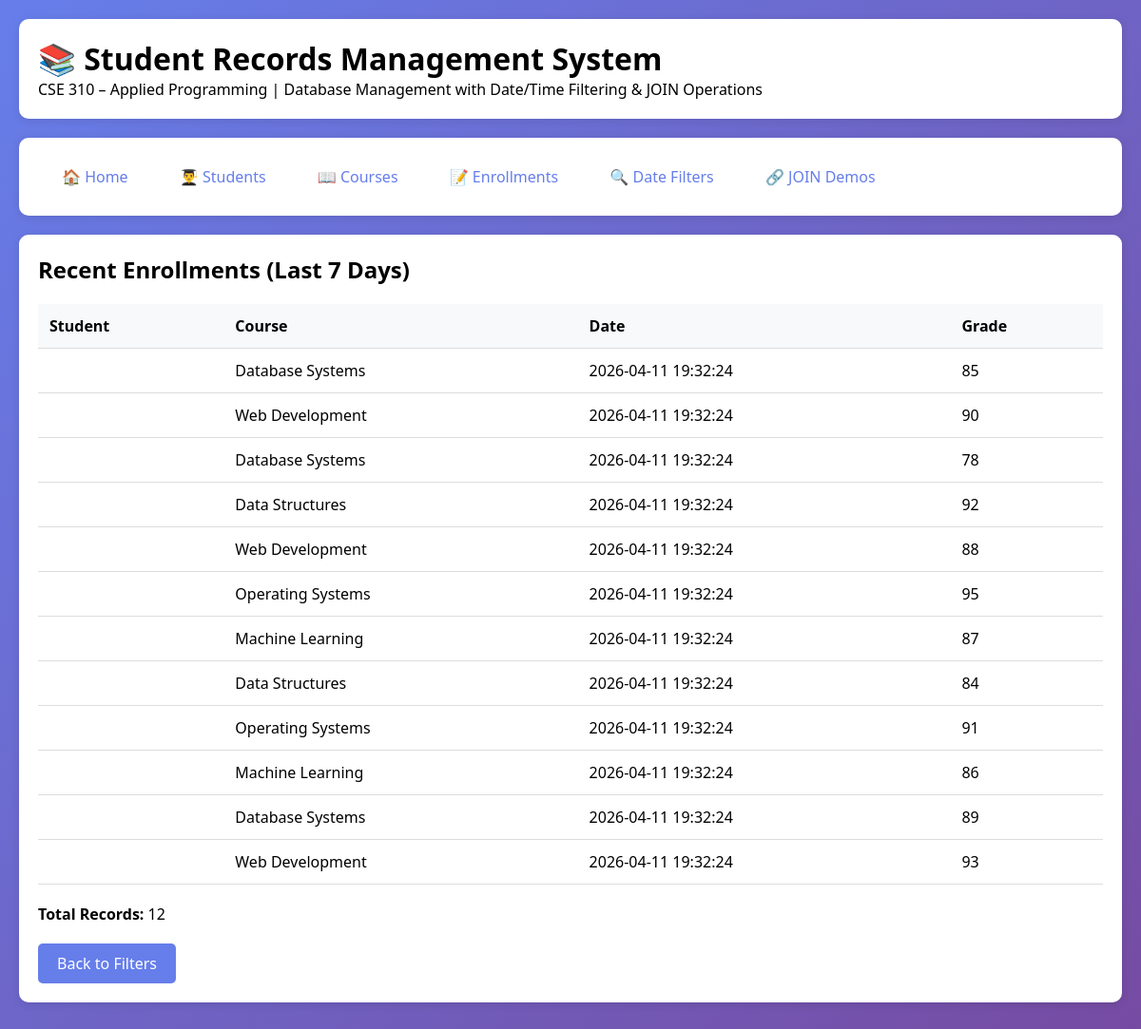
Screenshot of /recent_enrollments with the database file from the repository.
### tables this page shows
CREATE TABLE enrollments (
        enrollment_id INTEGER PRIMARY KEY AUTOINCREMENT,
        student_id INTEGER,
        course_id INTEGER,
        grade INTEGER,
        enrollment_date DATETIME DEFAULT CURRENT_TIMESTAMP,
        FOREIGN KEY(student_id) REFERENCES students(student_id) ON DELETE CASCADE,
        FOREIGN KEY(course_id) REFERENCES courses(course_id) ON DELETE CASCADE
    );

CREATE TABLE courses (
        course_id INTEGER PRIMARY KEY AUTOINCREMENT,
        course_name TEXT NOT NULL,
        start_date DATE,
        end_date DATE
    );

### api.py (the view)
@app.route('/recent_enrollments')
def recent_enrollments_web():
    enrollments = get_recent_enrollments()
    return render_template('filter_results.html',
                         results=enrollments,
                         title="Recent Enrollments (Last 7 Days)",
                         type='enrollments')

### database.py (called while the page is built)
def get_db_connection():
    conn = sqlite3.connect(DATABASE)
    conn.row_factory = sqlite3.Row
    conn.execute("PRAGMA foreign_keys = ON")
    return conn

### student_records.py (called while the page is built)
def get_recent_enrollments():
    conn = get_db_connection()
    cursor = conn.cursor()
    cursor.execute("""
        SELECT s.name as student_name, c.course_name, e.enrollment_date, e.grade
        FROM enrollments e
        JOIN students s ON e.student_id = s.student_id
        JOIN courses c ON e.course_id = c.course_id
        WHERE e.enrollment_date >= datetime('now', '-7 days')
        ORDER BY e.enrollment_date DESC
    """)
    enrollments = cursor.fetchall()
    conn.close()
    return [dict(enrollment) for enrollment in enrollments]

### templates/filter_results.html
{% extends "base.html" %}
{% block content %}
<h2>{{ title }}</h2>
{% if results %}
    {% if type == 'students' %}
    <table>
        <thead>
            <tr>
                <th>Name</th>
                <th>Major</th>
                <th>Date</th>
            </tr>
        </thead>
        <tbody>
            {% for item in results %}
            <tr>
                <td>{{ item.name }}</td>
                <td>{{ item.major or 'N/A' }}</td>
                <td>{{ item.enrollment_date or item.birth_date }}</td>
            </tr>
            {% endfor %}
        </tbody>
    </table>
    {% else %}
    <table>
        <thead>
            <tr>
                <th>Student</th>
                <th>Course</th>
                <th>Date</th>
                <th>Grade</th>
            </tr>
        </thead>
        <tbody>
            {% for item in results %}
            <tr>
                <td>{{ item.name }}</td>
                <td>{{ item.course_name }}</td>
                <td>{{ item.enrollment_date }}</td>
                <td>{{ item.grade or 'N/A' }}</td>
            </tr>
            {% endfor %}
        </tbody>
    </table>
    {% endif %}
    <p style="margin-top: 20px;">
        <strong>Total Records:</strong> {{ results|length }}
    </p>
{% else %}
    <p>No records found matching your criteria.</p>
{% endif %}
<p style="margin-top: 20px;">
    <a href="/filter" class="btn">Back to Filters</a>
</p>
{% endblock %}

### templates/base.html (style rules this page uses)
* { margin: 0; padding: 0; box-sizing: border-box; }
body { font-family: 'Segoe UI', Tahoma, Geneva, Verdana, sans-serif; background: linear-gradient(135deg, #667eea 0%, #764ba2 100%); min-height: 100vh; }
.btn { display: inline-block; padding: 10px 20px; background: #667eea; color: white; text-decoration: none; border-radius: 5px; border: none; cursor: pointer; transition: background 0.3s; }
table { width: 100%; border-collapse: collapse; margin-top: 20px; }
th, td { padding: 12px; text-align: left; border-bottom: 1px solid #ddd; }
th { background: #f8f9fa; font-weight: bold; }

### rows the page displays
enrollments: course_name "Database Systems", enrollment_date "2026-04-11 19:32:24", grade "85"
enrollments: course_name "Web Development", enrollment_date "2026-04-11 19:32:24", grade "90"
enrollments: course_name "Database Systems", enrollment_date "2026-04-11 19:32:24", grade "78"
enrollments: course_name "Data Structures", enrollment_date "2026-04-11 19:32:24", grade "92"
enrollments: course_name "Web Development", enrollment_date "2026-04-11 19:32:24", grade "88"
enrollments: course_name "Operating Systems", enrollment_date "2026-04-11 19:32:24", grade "95"
enrollments: course_name "Machine Learning", enrollment_date "2026-04-11 19:32:24", grade "87"
enrollments: course_name "Data Structures", enrollment_date "2026-04-11 19:32:24", grade "84"
enrollments: course_name "Operating Systems", enrollment_date "2026-04-11 19:32:24", grade "91"
enrollments: course_name "Machine Learning", enrollment_date "2026-04-11 19:32:24", grade "86"
enrollments: course_name "Database Systems", enrollment_date "2026-04-11 19:32:24", grade "89"
enrollments: course_name "Web Development", enrollment_date "2026-04-11 19:32:24", grade "93"

### other values shown
{{ title }} "Recent Enrollments (Last 7 Days)"
{{ results|length }} "12"
